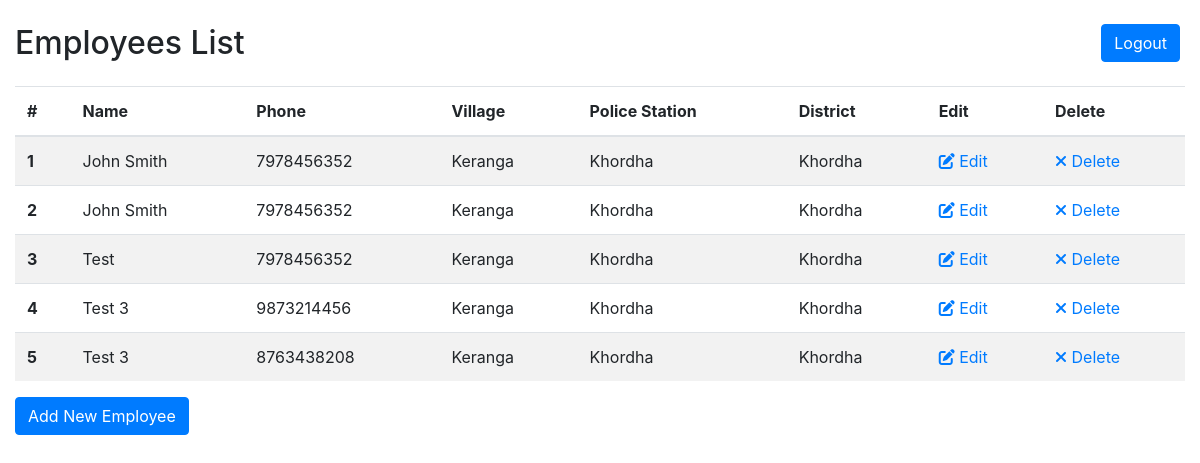
Page /employees/index.php (signed in) on the committed database.
### tables this page shows
CREATE TABLE `employee` (
  `id` int(11) NOT NULL,
  `name` varchar(100) NOT NULL,
  `phone` bigint(20) NOT NULL,
  `alternate_phone` bigint(20) DEFAULT NULL,
  `village` varchar(50) NOT NULL,
  `police_station` varchar(50) NOT NULL,
  `district` varchar(50) NOT NULL,
  `adhaar_no` bigint(20) DEFAULT NULL,
  `adhaar_card` varchar(255) NOT NULL,
  `is_deleted` int(11) NOT NULL DEFAULT 0,
  `updated_by` varchar(50) NOT NULL,
  `updated_at` timestamp NOT NULL DEFAULT current_timestamp() ON UPDATE current_timestamp(),
  `created_at` timestamp NOT NULL DEFAULT current_timestamp()
);

### employees/index.php (the view, shortened to what this page needs)
<?php
include_once "../db_con.php";
$employees = "SELECT * FROM `employee` WHERE `employee`.`is_deleted` = 0;";
$employees = mysqli_query($conn, $employees);
?>
<!DOCTYPE html>
<html lang="en">
<head>
    <link rel="stylesheet" href="https://cdn.jsdelivr.net/npm/bootstrap@4.6.2/dist/css/bootstrap.min.css">
    <link rel="stylesheet" href="https://cdnjs.cloudflare.com/ajax/libs/font-awesome/6.2.0/css/all.min.css" />
</head>
<body>
    <button class="btn btn-primary logout" onclick="window.location.href='logout.php'">Logout</button>
    <div class="container-fluid mt-2">
        <h2 class="my-4">Employees List</h2>
        <table class="table table-striped table-responsive-sm table-responsive-md table-responsive-lg">
            <thead>
                <tr>
                    <th scope="col">#</th>
                    <th scope="col">Name</th>
                    <th scope="col">Phone</th>
                    <th scope="col">Village</th>
                    <th scope="col">Police Station</th>
                    <th scope="col">District</th>
                    <th scope="col">Edit</th>
                    <th scope="col">Delete</th>
                </tr>
            </thead>
            <tbody>
                <?php
                    if(mysqli_num_rows($employees) > 0){
                        $count = 1;
                        while($row = mysqli_fetch_assoc($employees)){
                            echo '
                                <tr>
                                    <th>'.$count.'</th>
                                    <td>'.$row['name'].'</td>
                                    <td>'.$row['phone'].'</td>
                                    <td>'.$row['village'].'</td>
                                    <td>'.$row['police_station'].'</td>
                                    <td>'.$row['district'].'</td>
                                    <td><a href="./edit-employee.php?id='.$row['id'].'"><i class="fa fa-edit"></i> Edit</a></td>
                                    <td><a href="./delete-employee.php?id='.$row['id'].'"><i class="fa fa-times"></i> Delete</a></td>
                                </tr>
                            ';
                            $count++;
                        }
                    } else {
                        echo '<tr><td colspan="8">No Employees Found! <a href="add-new-employee.php">Add new employee</a></td></tr>';
                    }
                ?>
            </tbody>
        </table>
        <a class="btn btn-primary" href="add-new-employee.php">Add New Employee</a>
    </div>
</body>
</html>

### employees/index.php (style rules this page uses)
body { position: relative; }
.logout { position: absolute; top: 0; right: 20px; }

### rows in the picture
employee: name "John Smith", phone "7978456352", village "Keranga", police_station "Khordha", district "Khordha"
employee: name "John Smith", phone "7978456352", village "Keranga", police_station "Khordha", district "Khordha"
employee: name "Test", phone "7978456352", village "Keranga", police_station "Khordha", district "Khordha"
employee: name "Test 3", phone "9873214456", village "Keranga", police_station "Khordha", district "Khordha"
employee: name "Test 3", phone "8763438208", village "Keranga", police_station "Khordha", district "Khordha"
